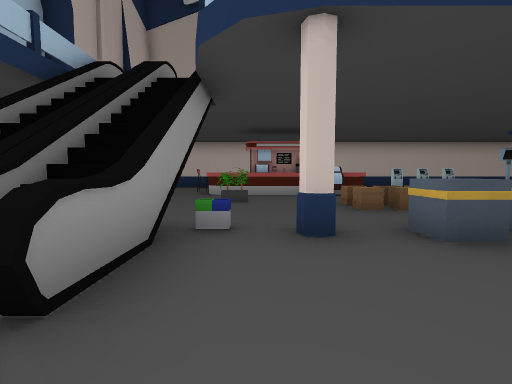
view 1 (above)

24 first-person views from a walk through a 3-D level made in the Godot game engine. The camera is 1.3 m above the floor, tilts 4° down and sees 90° across. The floor is counted in squares, 2 m on a side. Each view is taken from the middle of a square. On the plan, view 1 faces up. The plan holds only what a view shows up to about 9 squares ahead; the rest is blank. The place goes on beyond the plan. Some surface patterns are stand-ins.

view 2
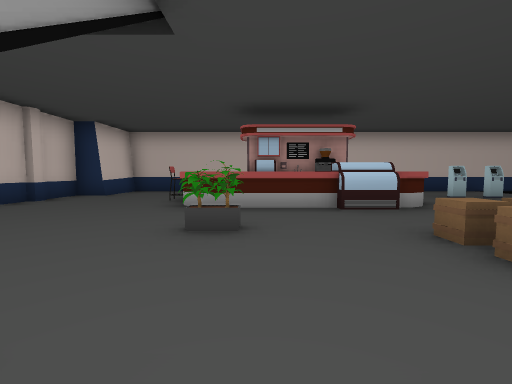

view 3
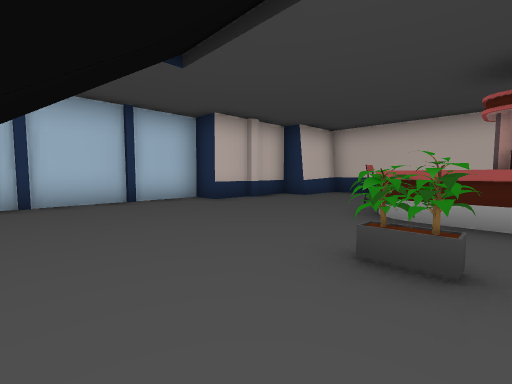

view 4
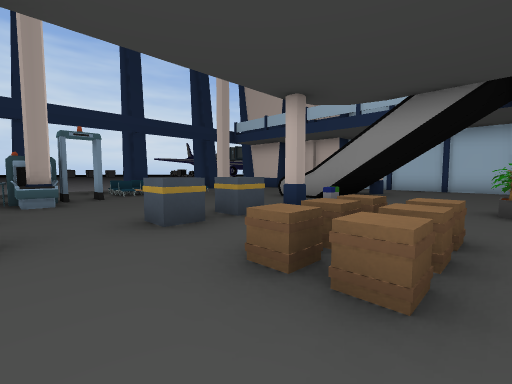

view 5
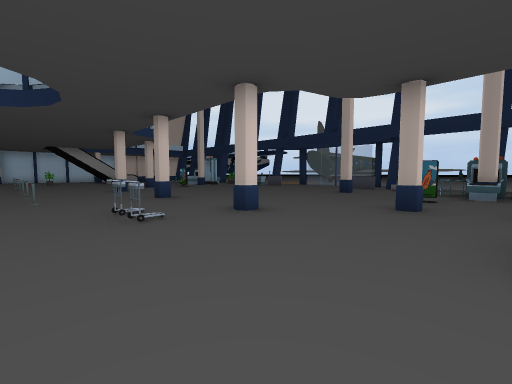

view 6
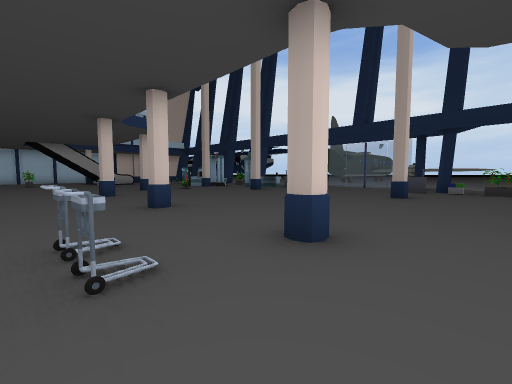

view 7
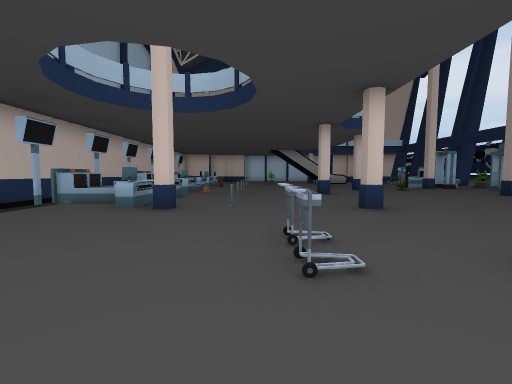

view 8
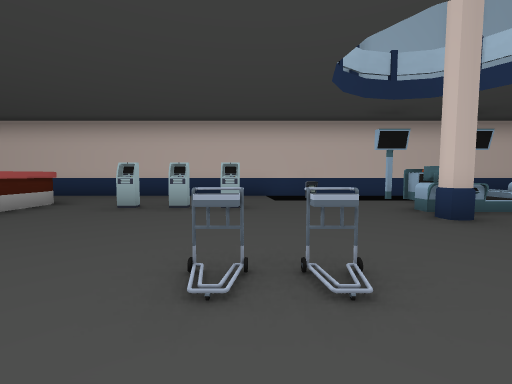

view 9
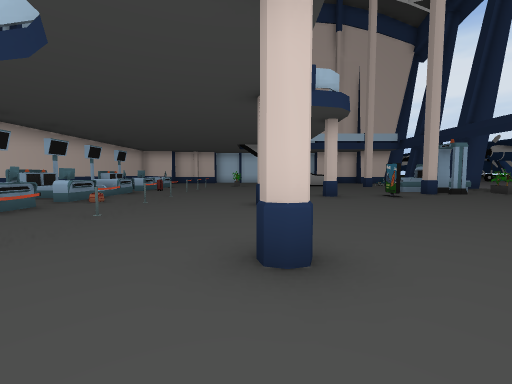

view 10
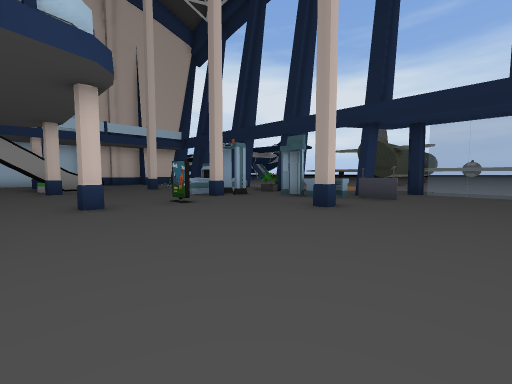

view 11
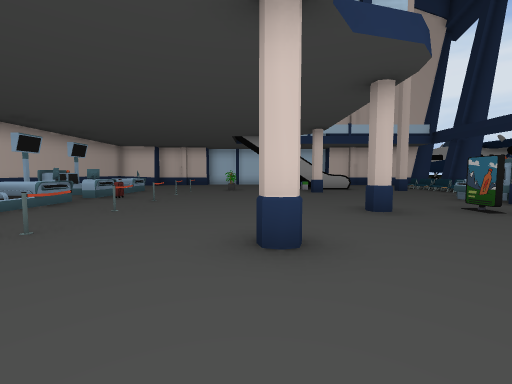

view 12
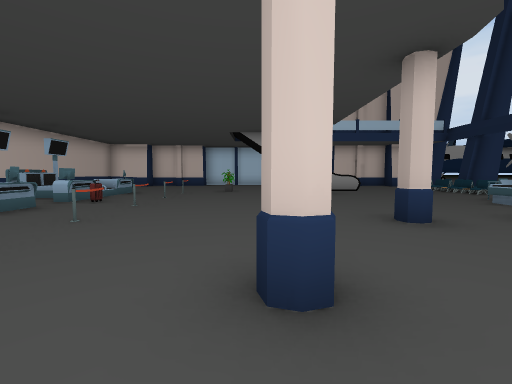

view 13
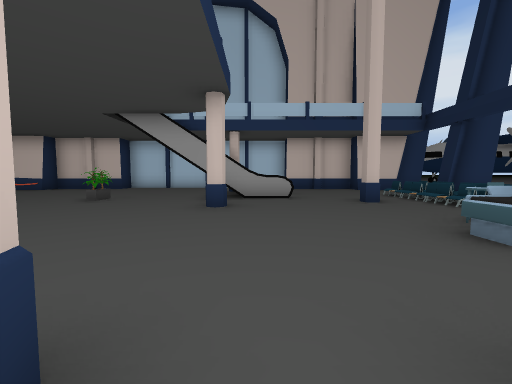

view 14
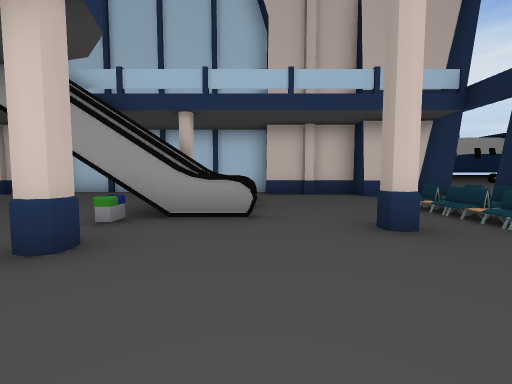

view 15
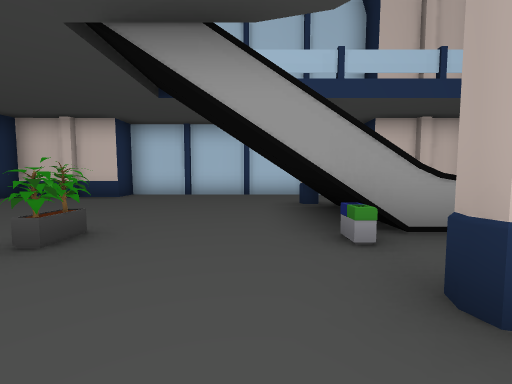

view 16
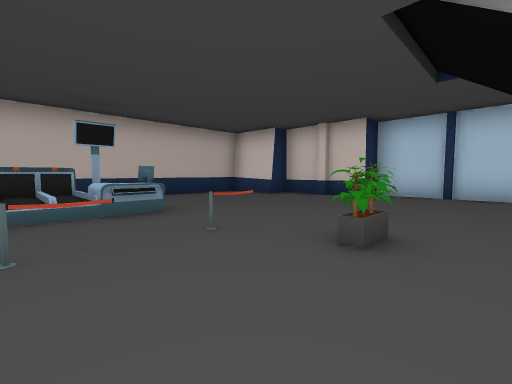

view 17
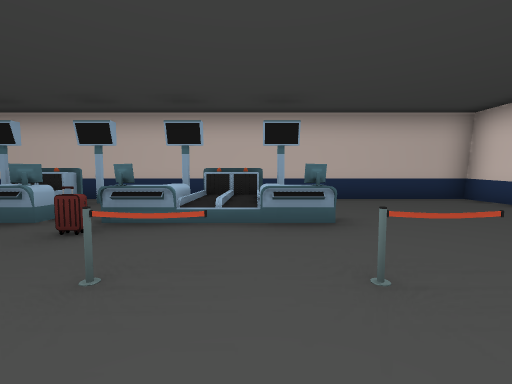

view 18
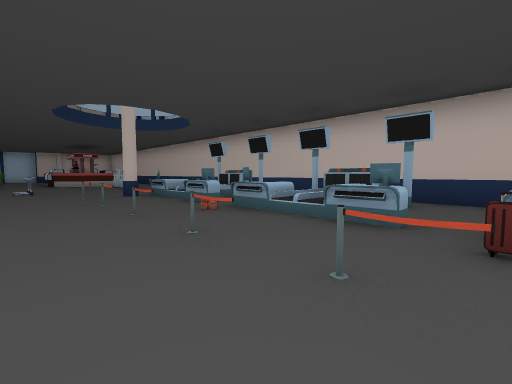

view 19
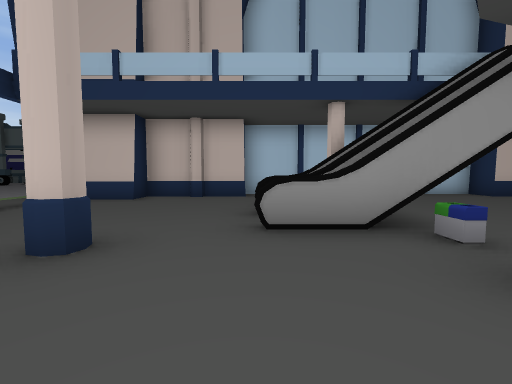

view 20
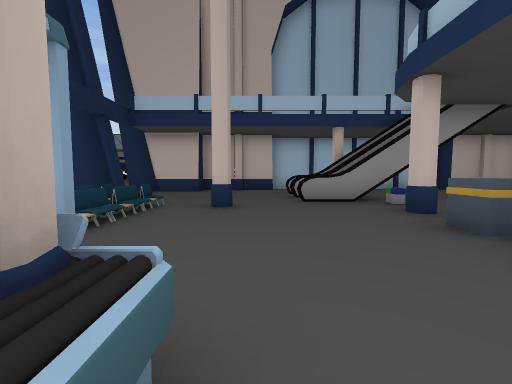

view 21
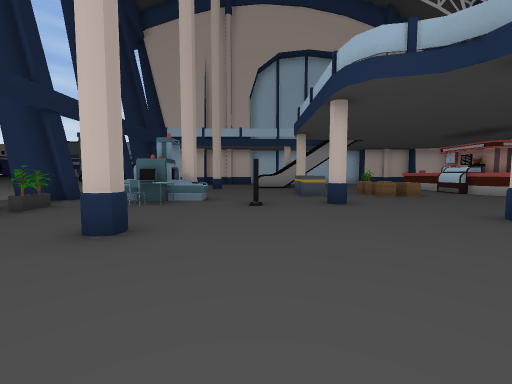

view 22
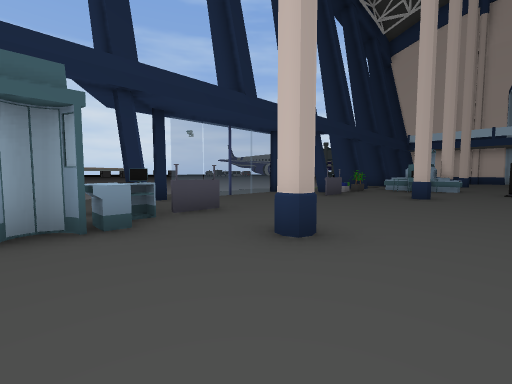

view 23
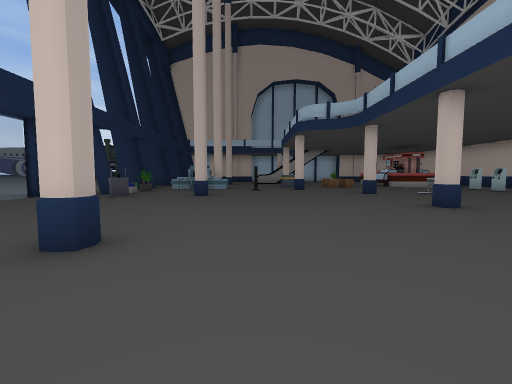

view 24
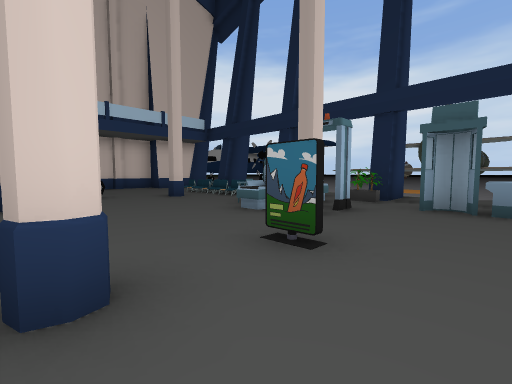

### Floor plan
Key: @ floor where view 1 was taken; # wall or solid block; x gap in a wall; . main floor; - floor 0.5 m lower than the main floor; : floor 1.25 m higher than the main floor; / step, stairs or slope; = window, fence, low wall or low ledge; ^ raised ledge; v drop or lower ground; P plant; C crate; B bin; K kiosk; H chair; S post; T trolley; I sign; E desk; O other object.
Columns run from 7 left of view 1 to 28 right of it. Each row starts with its distance up from view 1.
 13   #################################
 12   #..    .......OO-v    ###.##....#
 11  ##..     ^........//  ^^..^^.....#
 10  #...#   #^..KKK...//=.=x=.=x=....##
  9  #.... ###^.......#...=...O........#
  8 ##....^^^#^........OO.S.S.SS.S.....#
  7 #..............T...................#
  6 #.....P......................P......
  5 #........CC...#...#..#.............#
  4 #...................................
  3 #  ##^B..CC.#...........#...#.B=#..#
  2 #   #^:.......................###..
  1 #...#^=......O..........O.....###..
  0 ##.....@...........................#
 -1  #.........xx#.#.....#...x^#.......#
 -2  ##....HHH.^^#B........E.^ #HHHH..##
 -3   #... OOH....PII...IIEEP.  OOOH  #
 -4      #     #####.....#  ##     #  #
 -5      #      #  #....#   #      #  #
 -6                .. ...

Positions as (right, up) in squares from view 1, and headings:
1: (0, 0), facing up
2: (0, 3), facing up
3: (0, 4), facing up-left
4: (5, 6), facing down-left
5: (4, 8), facing down-right
6: (6, 7), facing down-right
7: (6, 7), facing right
8: (8, 5), facing up
9: (9, 5), facing right
10: (11, 4), facing down-right
11: (12, 5), facing right
12: (13, 5), facing right
13: (16, 2), facing right
14: (19, 1), facing right
15: (20, 4), facing right
16: (20, 5), facing up-right
17: (21, 6), facing up
18: (19, 6), facing up-left
19: (2, 1), facing left
20: (5, 0), facing left
21: (11, 1), facing left
22: (16, 1), facing down-left
23: (16, 1), facing left
24: (15, 3), facing down-right
